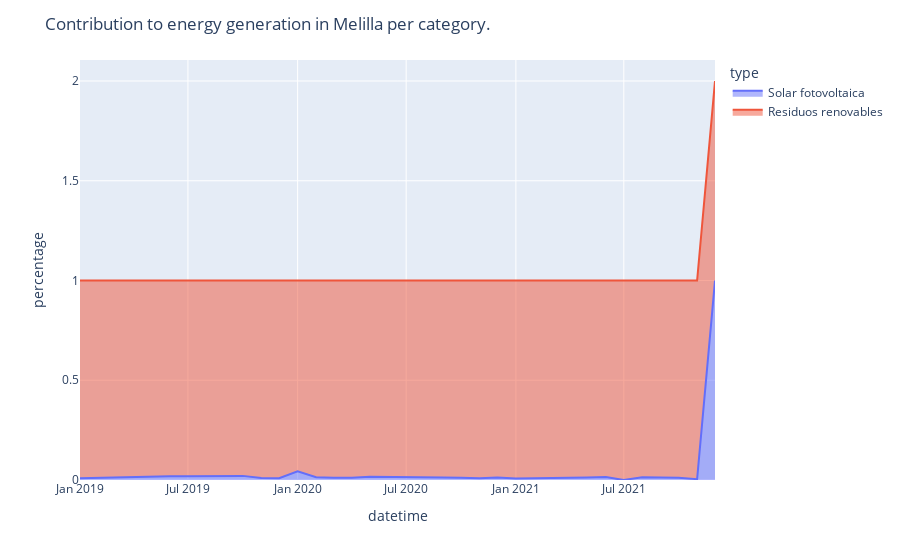
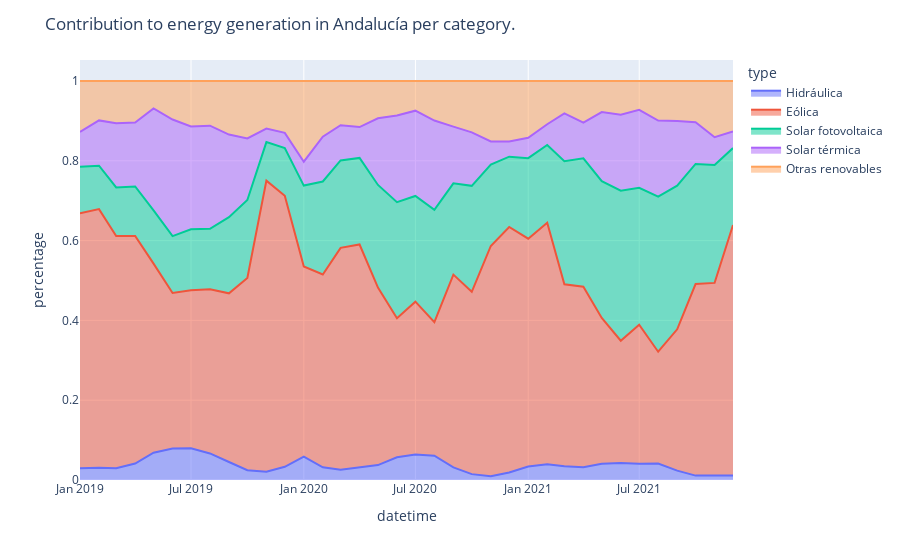
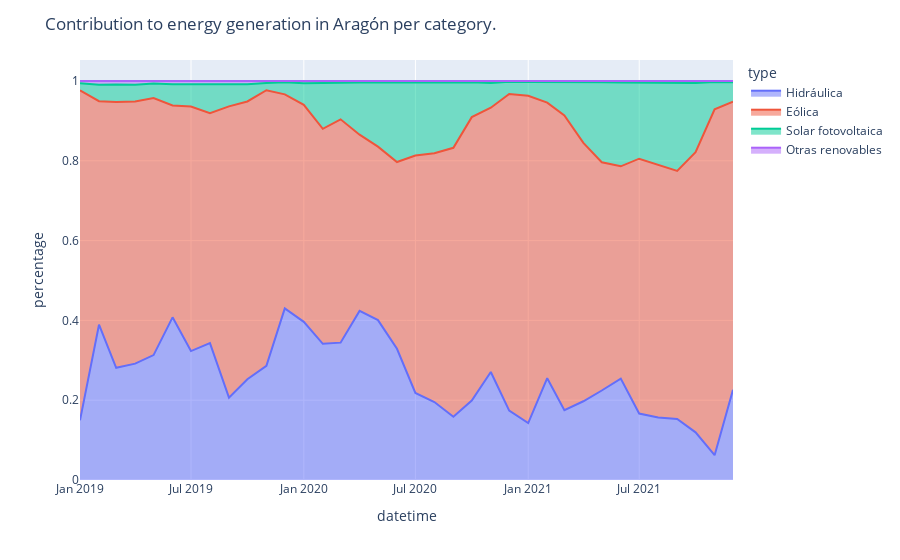
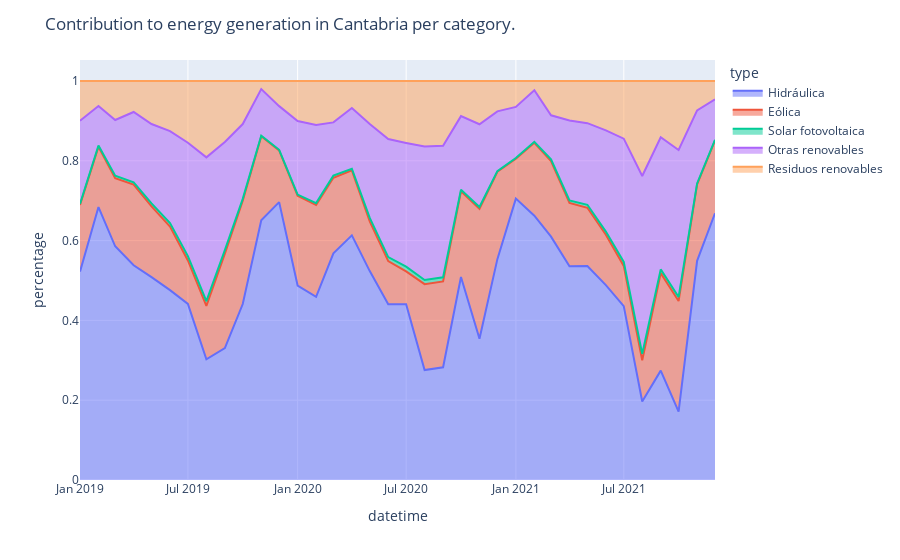

The code cell stored with these charts, in order, in its notebook:
### Markdown cell above
There are no typos in the CCAA names.

### Code cell
for ccaa in list(generacion_renovables_df["ccaa"].unique()):
    fig = px.area(generacion_renovables_df[generacion_renovables_df["ccaa"]==ccaa], x="datetime", y="percentage", color="type")
    fig.update_layout(title=f'Contribution to energy generation in {ccaa} per category.')
    fig.show()
